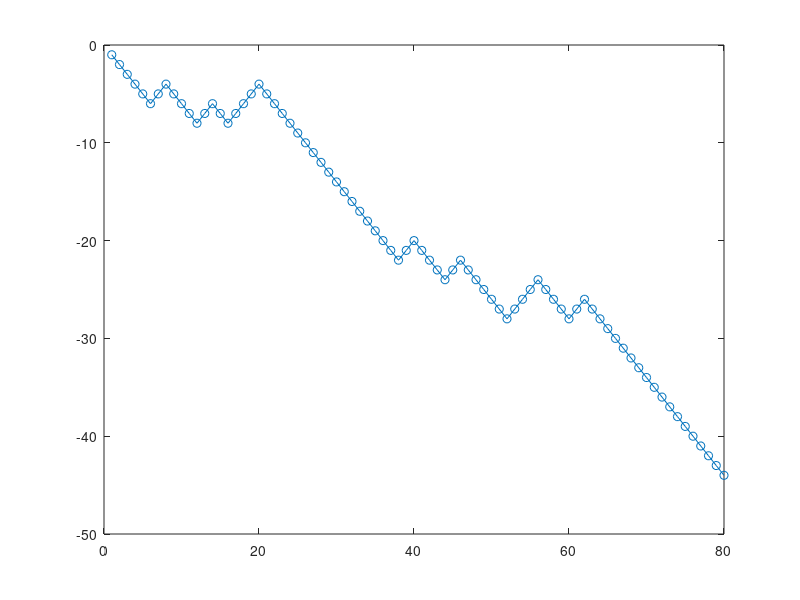

Reproduce this figure in MATLAB.
N= 40;
N_us = 2;

TF1 = randi([0 1],1,N);
TF2 = randi([0 1],1,N);

TF1 = repelem(TF1,N_us);
TF2 = repelem(TF2,N_us);

T = TF1 & TF2;
T= 2*T-1;
T_sum = cumsum(T);

figure(1)
plot(T_sum,'-o');
% plot([TF1' TF2' T'])
